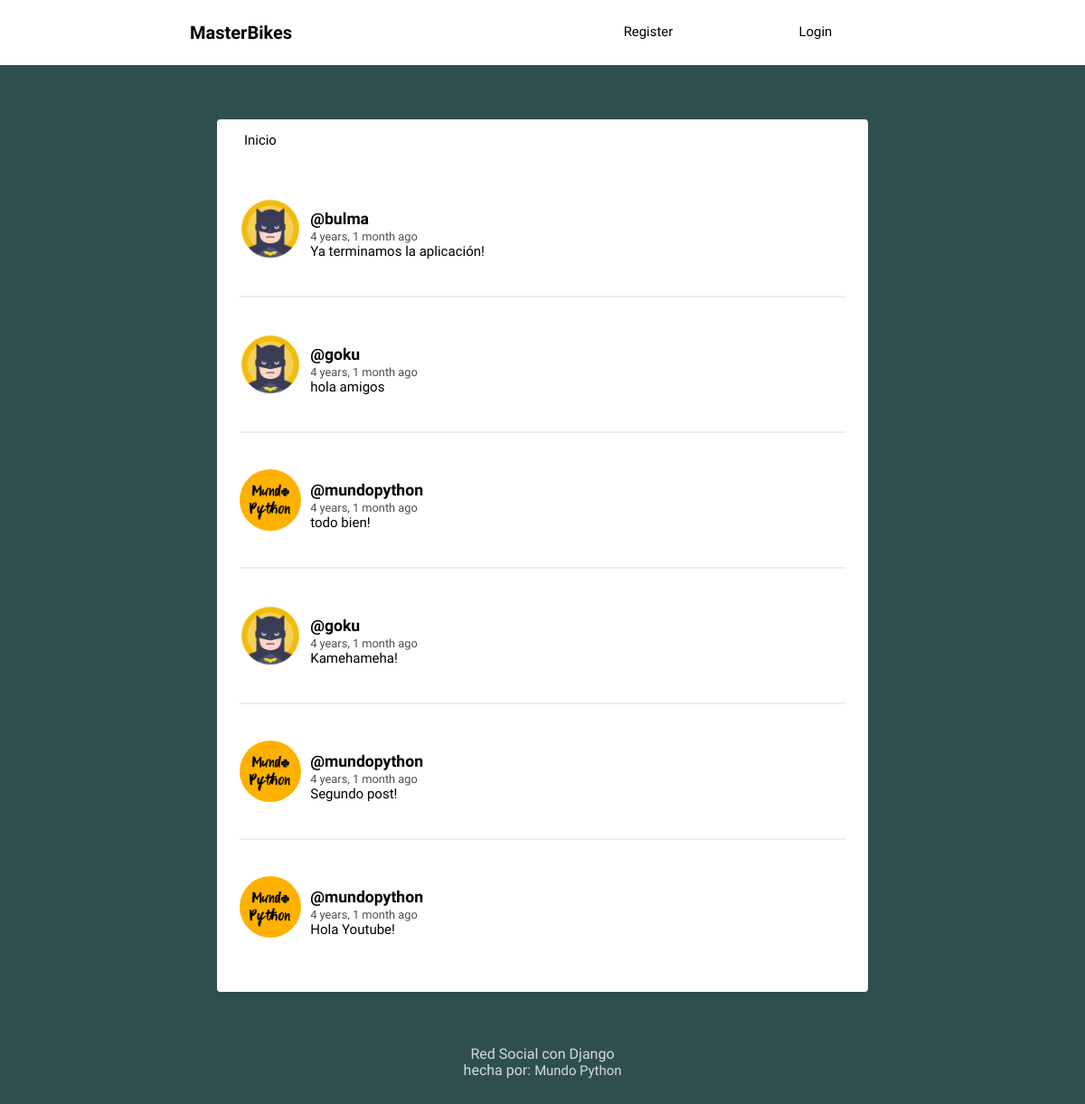
The page / on the database its author committed.
### social/models.py (models this page shows, shortened)
class Post(models.Model):
	user = models.ForeignKey(User, on_delete=models.CASCADE, related_name='posts')
	timestamp = models.DateTimeField(default=timezone.now)
	content = models.TextField()
	class Meta:
		ordering = ['-timestamp']

class Profile(models.Model):
	user = models.OneToOneField(User, on_delete=models.CASCADE)
	image = models.ImageField(default='batman.png')

### social/views.py (the view)
# urls.py: path('', views.feed, name='feed'),
def feed(request):
	posts = Post.objects.all()
	context = { 'posts': posts}
	return render(request, 'social/feed.html', context)

### social/templates/social/feed.html (shortened to what this page needs)
{% extends 'social/layout.html' %}
{% load humanize %}
{% block content %}
{% for post in posts %}
<article>
    <div class="container-article">
        <img src="{{ post.user.profile.image.url }}">
        <div>
            <h2 class="username"><a href="{% url 'profile' post.user.username %}">@{{ post.user.username }}</a></h2>
            <time data-time="#">{{ post.timestamp|naturaltime }}</time>
            <div class="post">{{ post.content }}</div>
        </div>
    </div>
</article>
{% endfor %}
{% endblock %}

### social/templates/social/layout.html (shortened to what this page needs)
<!DOCTYPE html>
{% load static %}
<html>
<head>
	<link rel="stylesheet" type="text/css" href="{% static 'normalize.css' %}">
	<link rel="stylesheet" type="text/css" href="{% static 'style.css' %}">
</head>
<body>
	<header class="main-head">
		<nav class="main">
			<h1 id="logo">MasterBikes</h1>
			<ul>
				{% if request.user.is_authenticated %}
				<li><a href="{% url 'logout' %}">Logout</a></li>
				{% else %}
				<li><a href="{% url 'register' %}">Register</a></li>
				<li><a href="{% url 'login' %}">Login</a></li>
				{% endif %}
			</ul>
		</nav>
	</header>
	<div class="main">
		<nav class="second-nav">
			<a class="feed" href="{% url 'feed' %}">Inicio</a>
		</nav>
		{% block content %}
		{% endblock content %}
	</div>
	<footer>
		<div class="row">
			<p>Red Social con Django<br>hecha por: <a href="http://www.youtube.com/mundopython">Mundo Python</a></p>
		</div>
	</footer>
</body>
</html>

### social/static/style.css (style rules this page uses)
body { background: #2F4F4F; font-size: 62.5%; font-family: 'Varela Round', Helvetica, Arial, serif; }
p { font-size: 1rem; }
img { object-fit: cover; }
.main-head { background: white; color: black; }
nav.main { min-height: 7vh; display: flex; width: 65%; margin: auto; align-items: center; padding: 0.5rem; }
nav.main ul { display: flex; flex: 1 1 40rem; justify-content: space-around; align-items: center; list-style: none; }
#logo { flex: 2 1 40rem; }
a { font-size: .93rem; text-decoration: none; color: black; }
.main { background: white; width: 60%; margin: 5% auto; border-radius: 4px; padding-bottom: 20px; }
.second-nav { display: flex; padding: 15px 30px; }
.second-nav .feed { flex: 1 1 30px; }
article { width: 93%; margin: auto; padding: 40px 0; border-bottom: 2px solid #ECEEEF; }
.username { margin-bottom: .2rem; }
.username a { font-size: 1.1rem; }
.container-article { display: flex; }
.container-article img { height: 68px; width: 68px; margin-right: 10px; border-radius: 50%; }
article:last-child { border-bottom: 0; }
time { font-size: .8rem; opacity: .7; }
.post { font-size: .94rem; }
footer { color: white; text-align: center; font-size: .875em; margin: 40px 0; }
footer p { opacity: .8; }
footer p a { color: white; }

### rows shown on the page
Post: user.profile.image (picture), user.username "bulma", timestamp "4 years, 1 month ago", content "Ya terminamos la aplicación!"
Post: user.profile.image (picture), user.username "goku", timestamp "4 years, 1 month ago", content "hola amigos"
Post: user.profile.image (picture), user.username "mundopython", timestamp "4 years, 1 month ago", content "todo bien!"
Post: user.profile.image (picture), user.username "goku", timestamp "4 years, 1 month ago", content "Kamehameha!"
Post: user.profile.image (picture), user.username "mundopython", timestamp "4 years, 1 month ago", content "Segundo post!"
Post: user.profile.image (picture), user.username "mundopython", timestamp "4 years, 1 month ago", content "Hola Youtube!"
